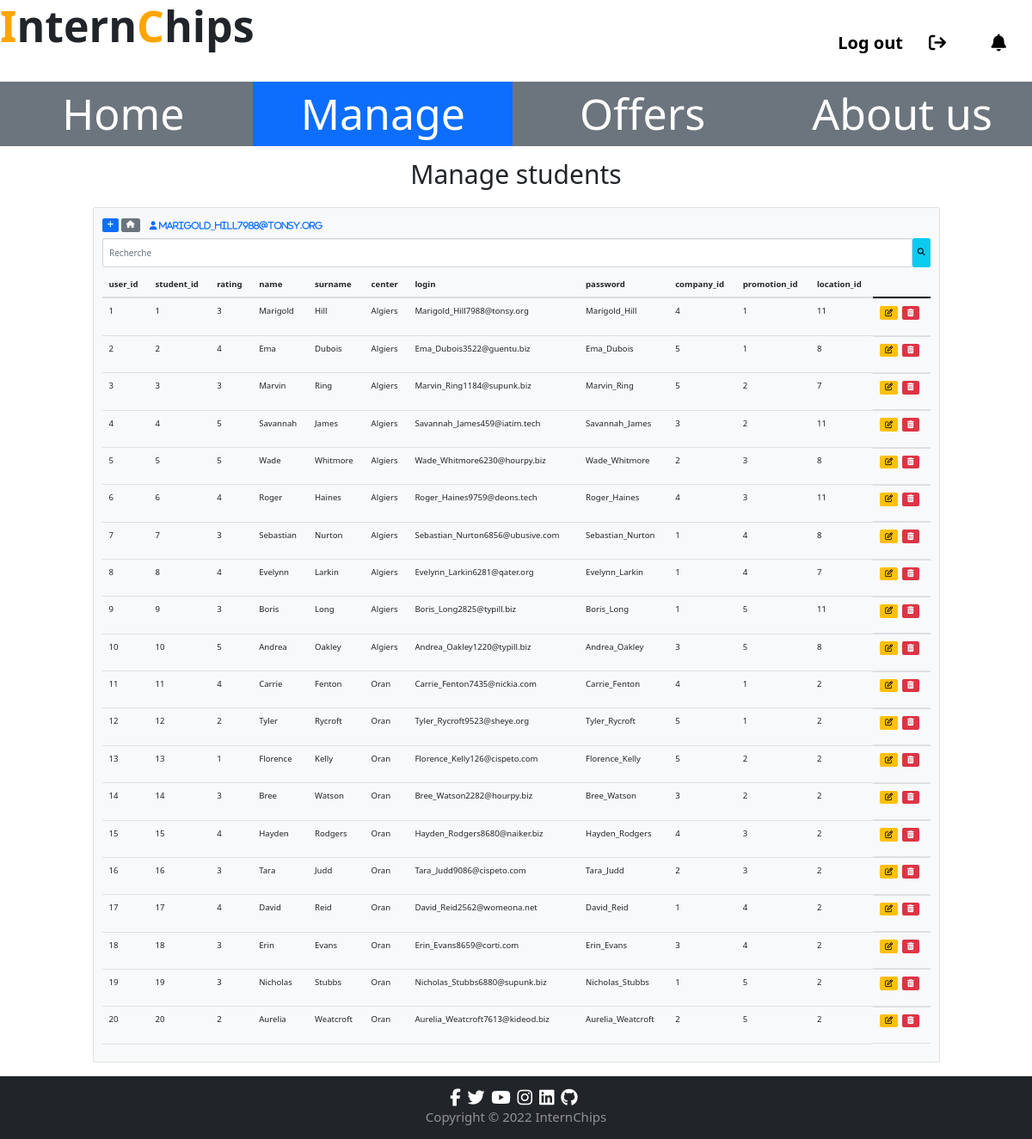
Screenshot of /project/managestudents (signed in) with the database file from the repository.
### tables this page shows
CREATE TABLE `student` (
  `user_id` int(11) NOT NULL,
  `student_id` int(11) NOT NULL,
  `rating` varchar(50) NOT NULL,
  `name` char(50) NOT NULL,
  `surname` char(50) NOT NULL,
  `center` char(50) NOT NULL,
  `login` varchar(50) NOT NULL,
  `password` varchar(50) NOT NULL,
  `company_id` int(11) DEFAULT NULL,
  `promotion_id` int(11) NOT NULL,
  `location_id` int(11) NOT NULL
);

### Project/controllers/HomeController.php (called while the page is built, shortened)
<?php
class HomeController {
    public function index($page){
        include ('views/'.$page.'.php');
    }
}
?>

### Project/autoload.php (called while the page is built, shortened)
<?php
function autoload($class_name)
{
    $array_paths = array(
        'database/',
        'app/classes/',
        'models/',
        'controllers/'
    );
    $parts = explode('\\', $class_name);
    $name = array_pop($parts);
    foreach ($array_paths as $path) {
        $file = sprintf($path . '%s.php', $name);
    }
}
?>

### Project/database/DB.php (called while the page is built)
<?php
class DB
{
    static public function connect()
    {
        $db = new PDO("mysql:host=localhost;dbname=project", "root", "");
        $db->exec("set names utf8");
        $db->setAttribute(PDO::ATTR_ERRMODE, PDO::ERRMODE_WARNING);
        return $db;
    }
}
?>

### Project/models/student.php (called while the page is built, shortened)
<?php
class student{
    static public function getAll(){
        $stmt = DB::connect()->prepare("SELECT * FROM student");
        $stmt->execute();
        return $stmt->fetchAll();
    }
}
?>

### Project/controllers/StudentController.php (called while the page is built, shortened)
<?php
class StudentController
{
    public function getAllstudent(){
        $students = student::getAll();
        return $students;
    }
}
?>

### Project/views/managestudents.php (the view, shortened to what this page needs)
<?php
	if(isset($_POST['find'])){
		$data = new StudentController();
		$students = $data->findstudent();
	}else{
		$data = new StudentController();
		$students = $data->getAllstudent();
	}
?>
    <h1 style="font-weight: bold;font-size: 50px;"><span style="color: Orange;">I</span>ntern<span style="color: Orange">C</span>hips</h1>
    <a href="#!"role="button" style="color: black;"><span style="top: 40px;right: 30px; position: fixed;z-index:1;"><i class="fas fa-bell fa-2x"></i></span></a>
    <a href="<?php echo BASE_URL;?>logout"role="button" style="color: black;"><span style="top: 35px;right: 150px; position: absolute; font-weight: bold;" class="fa-2x">Log out</span><span style="top: 40px;right: 100px; position: absolute;z-index:1;"><i  class="fas fa-sign-out fa-2x"></i></span></a>
    <br><br>
    <div style="margin-right: 0px;font-size: 50px;"  class="row ">
        <a href="<?php echo BASE_URL;?>home" style="text-decoration: none;" class="col-sm-12 col-md-6 col-lg-3 btn-secondary"><center>Home</center></a>
        <a href="<?php echo BASE_URL;?>manage" style="text-decoration: none;" class="col-sm-12 col-md-6 col-lg-3 btn-primary"><center>Manage</center></a>
        <a href="/exo.php" style="text-decoration: none;" class="col-sm-12 col-md-6 col-lg-3 btn-secondary"><center>Offers</center></a>
        <a href="<?php echo BASE_URL;?>aboutus" style="text-decoration: none;" class="col-sm-12 col-md-6 col-lg-3 btn-secondary"><center>About us</center></a>
    </div><br>
    <center><h3 style="font-size: 30px;">Manage students</h3></center>
<div class="container-fluid">
	<div class="row my-4">
		<div class="col-md-10 mx-auto">
			<div class="card">
				<div class="card-body bg-light">
					<a href="<?php echo BASE_URL;?>addstu" class="btn btn-sm btn-primary mr-2 mb-2">
						<i class="fas fa-plus"></i>
					</a>
					<a href="<?php echo BASE_URL;?>home" class="btn btn-sm btn-secondary mr-2 mb-2">
						<i class="fas fa-home"></i>
					</a>
					<a href="<?php echo BASE_URL;?>logout" title="Déconnexion" class="btn btn-link mr-2 mb-2">
						<i class="fas fa-user mr-2"> <?php echo $_SESSION['username'];?></i>
					</a>
					<form method="post" class="float-right mb-2 d-flex flex-row">
						<input type="text" class="form-control" name="search" placeholder="Recherche">
						<button class="btn btn-info btn-sm" name="find" type="submit"><i class="fas fa-search"></i></button>
					</form>
					<table style="font-size: 0.8vw;" class="table table-hover">
					  <thead>
					    <tr>
					      <th scope="col">user_id</th>
						  <th scope="col">student_id</th>
					      <th scope="col">rating</th>
                          <th scope="col">name</th>
					      <th scope="col">surname</th>
					      <th scope="col">center</th>
						  <th scope="col">login</th>
					      <th scope="col">password</th>
                          <th scope="col">company_id</th>
                          <th scope="col">promotion_id</th>
						  <th scope="col">location_id</th>
					    </tr>
					  </thead>
					  <tbody>
					    <?php foreach($students as $student):?>
					    	<tr>
						      <td><?php echo $student['user_id'];?></td>
							  <td><?php echo $student['student_id'];?></td>
                              <td><?php echo $student['rating'];?></td>
						      <td><?php echo $student['name'];?></td>
						      <td><?php echo $student['surname'];?></td>
						      <td><?php echo $student['center'];?></td>
							  <td><?php echo $student['login'];?></td>
						      <td><?php echo $student['password'];?></td>
                              <td><?php echo $student['company_id'];?></td>
                              <td><?php echo $student['promotion_id'];?></td>
						      <td><?php echo $student['location_id'];?></td>
						      <td class="d-flex flex-row">
						      	<form method="post" class="mr-1" action="updstu">
						      		<button style="margin-right:5px;" class="btn btn-sm btn-warning"><i class="fa fa-edit"></i></button>
						      	</form>
						      	<form method="post" class="mr-1" action="delstu">
						      		<button class="btn btn-sm btn-danger"><i class="fa fa-trash"></i></button>
						      	</form>
						      </td>
						    </tr>
					   	<?php endforeach;?>
					  </tbody>
					</table>
				</div>
			</div>
		</div>
	</div>
</div>

### Project/views/includes/assets/style.css (style rules this page uses)
html, body { height: 100%; }

### rows the page displays
student: user "1", student "1", rating "3", name "Marigold", surname "Hill", center "Algiers", login "Marigold_Hill7988@tonsy.org", password "Marigold_Hill", company "4", promotion "1", location "11"
student: user "2", student "2", rating "4", name "Ema", surname "Dubois", center "Algiers", login "Ema_Dubois3522@guentu.biz", password "Ema_Dubois", company "5", promotion "1", location "8"
student: user "3", student "3", rating "3", name "Marvin", surname "Ring", center "Algiers", login "Marvin_Ring1184@supunk.biz", password "Marvin_Ring", company "5", promotion "2", location "7"
student: user "4", student "4", rating "5", name "Savannah", surname "James", center "Algiers", login "Savannah_James459@iatim.tech", password "Savannah_James", company "3", promotion "2", location "11"
student: user "5", student "5", rating "5", name "Wade", surname "Whitmore", center "Algiers", login "Wade_Whitmore6230@hourpy.biz", password "Wade_Whitmore", company "2", promotion "3", location "8"
student: user "6", student "6", rating "4", name "Roger", surname "Haines", center "Algiers", login "Roger_Haines9759@deons.tech", password "Roger_Haines", company "4", promotion "3", location "11"
student: user "7", student "7", rating "3", name "Sebastian", surname "Nurton", center "Algiers", login "Sebastian_Nurton6856@ubusive.com", password "Sebastian_Nurton", company "1", promotion "4", location "8"
student: user "8", student "8", rating "4", name "Evelynn", surname "Larkin", center "Algiers", login "Evelynn_Larkin6281@qater.org", password "Evelynn_Larkin", company "1", promotion "4", location "7"
student: user "9", student "9", rating "3", name "Boris", surname "Long", center "Algiers", login "Boris_Long2825@typill.biz", password "Boris_Long", company "1", promotion "5", location "11"
student: user "10", student "10", rating "5", name "Andrea", surname "Oakley", center "Algiers", login "Andrea_Oakley1220@typill.biz", password "Andrea_Oakley", company "3", promotion "5", location "8"
student: user "11", student "11", rating "4", name "Carrie", surname "Fenton", center "Oran", login "Carrie_Fenton7435@nickia.com", password "Carrie_Fenton", company "4", promotion "1", location "2"
student: user "12", student "12", rating "2", name "Tyler", surname "Rycroft", center "Oran", login "Tyler_Rycroft9523@sheye.org", password "Tyler_Rycroft", company "5", promotion "1", location "2"
student: user "13", student "13", rating "1", name "Florence", surname "Kelly", center "Oran", login "Florence_Kelly126@cispeto.com", password "Florence_Kelly", company "5", promotion "2", location "2"
student: user "14", student "14", rating "3", name "Bree", surname "Watson", center "Oran", login "Bree_Watson2282@hourpy.biz", password "Bree_Watson", company "3", promotion "2", location "2"
student: user "15", student "15", rating "4", name "Hayden", surname "Rodgers", center "Oran", login "Hayden_Rodgers8680@naiker.biz", password "Hayden_Rodgers", company "4", promotion "3", location "2"
student: user "16", student "16", rating "3", name "Tara", surname "Judd", center "Oran", login "Tara_Judd9086@cispeto.com", password "Tara_Judd", company "2", promotion "3", location "2"
student: user "17", student "17", rating "4", name "David", surname "Reid", center "Oran", login "David_Reid2562@womeona.net", password "David_Reid", company "1", promotion "4", location "2"
student: user "18", student "18", rating "3", name "Erin", surname "Evans", center "Oran", login "Erin_Evans8659@corti.com", password "Erin_Evans", company "3", promotion "4", location "2"
student: user "19", student "19", rating "3", name "Nicholas", surname "Stubbs", center "Oran", login "Nicholas_Stubbs6880@supunk.biz", password "Nicholas_Stubbs", company "1", promotion "5", location "2"
student: user "20", student "20", rating "2", name "Aurelia", surname "Weatcroft", center "Oran", login "Aurelia_Weatcroft7613@kideod.biz", password "Aurelia_Weatcroft", company "2", promotion "5", location "2"

### other values shown
$_SESSION['username'] "Marigold_Hill7988@tonsy.org"
